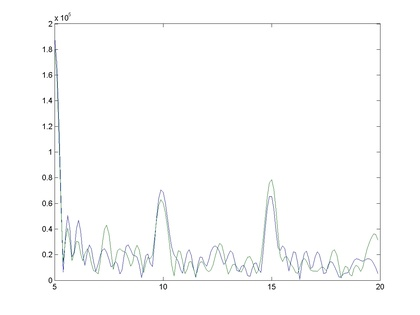
%> input picture script/snapshot/test1.jpeg, 420 x 315 px, shrunk from 1200 x 900 before the run
$ octave --eval "result = mySURF_l(imread('../snapshot/test1.jpeg'));"   (GNU Octave 9; MATLAB toolbox functions it lacks are replaced by stand-ins)
%> lines starting %> are read from the running program, lines starting %| are printed output that depends on the picture
function SURF_feature=mySURF_l(image)

[H, W]=size(image);
%> H = 315; W = 1260
integral_image=integralImage(image);
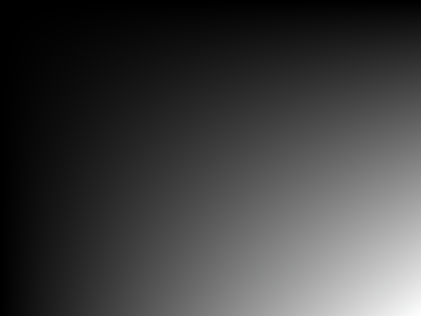
%> integral_image: size 316x421x3 double; mean R, G, B 8336036.6, 8343216.8, 8344364.1; drawn with min black and max white
p=13;
padded_image=padarray(integral_image,[p,p]);
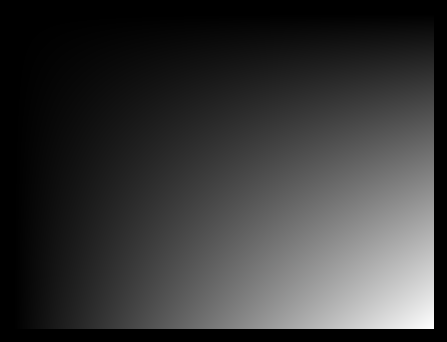
%> padded_image: size 342x447x3 double; mean R, G, B 7254294.2, 7260542.6, 7261541; drawn with min black and max white
[m, n]=size(padded_image);
%> m = 342; n = 1341
%> (the run ends here)
